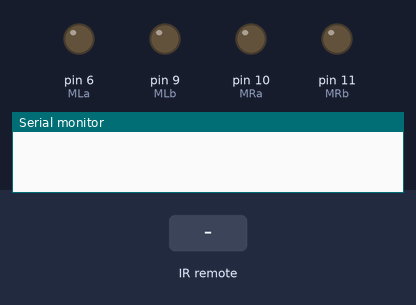
Bench run of a sketch on a simulated Arduino Uno, built with avr-gcc and run on an emulated ATmega328P. Shown: output pins drawn as LEDs (lit = HIGH), the last lines printed to the serial monitor. The inputs (shaded band) are chosen by the test bench.

Above: at 1.2 s.
1.3 s: infrared code 0xE718FF00 received
At 2.3 s:
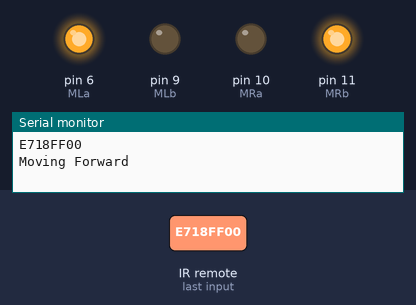
2.8 s: infrared code 0xAD52FF00 received
At 3.5 s:
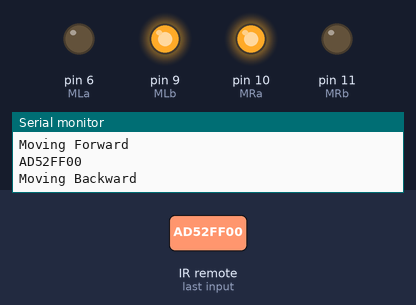
4.3 s: infrared code 0xA55AFF00 received
At 4.6 s:
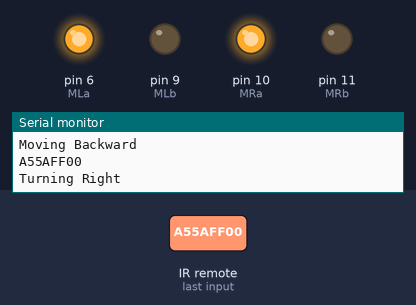
5.8 s: infrared code 0xF708FF00 received
At 7.0 s:
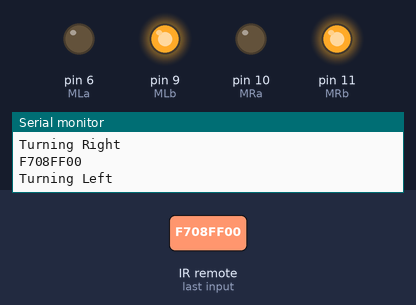
Timing chart, 0 to 8.3 s (numbered marks = the images above; inputs shaded):
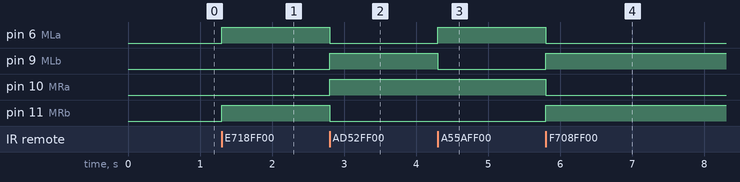

Measured:
- after the input at 1.3 s, pin 6 (MLa), pin 11 (MRb): LOW → HIGH at once
- after the input at 2.8 s, pin 6 (MLa), pin 11 (MRb): HIGH → LOW at once; pin 9 (MLb), pin 10 (MRa): LOW → HIGH at once
- after the input at 4.3 s, pin 6 (MLa): LOW → HIGH at once; pin 9 (MLb): HIGH → LOW at once
- after the input at 5.8 s, pin 6 (MLa), pin 10 (MRa): HIGH → LOW at once; pin 9 (MLb), pin 11 (MRb): LOW → HIGH at once

The sketch:

IR_remote_control.ino
```cpp
#include <IRremote.h>

int MLa = 6;  // Left motor 1st pin
int MLb = 9;  // Left motor 2nd pin
int MRa = 10; // Right motor 1st pin
int MRb = 11; // Right motor 2nd pin

int RECV_PIN = 4;  // IR receiver pin

void setup() {
  Serial.begin(9600);        // Start serial communication
  IrReceiver.begin(RECV_PIN); // Initialize IR receiver on pin 4
  pinMode(MLa, OUTPUT);      // Set motor pins as output
  pinMode(MLb, OUTPUT);
  pinMode(MRa, OUTPUT);
  pinMode(MRb, OUTPUT);
}

void loop() {
  if (IrReceiver.decode()) {   // Check if an IR signal is received
    unsigned long data = IrReceiver.decodedIRData.decodedRawData;  // Store the decoded data
    Serial.println(data, HEX); // Print the received hex value

    // Move forward when "2" is pressed
    if (data == 0xE718FF00) {
      digitalWrite(MLa, HIGH);
      digitalWrite(MLb, LOW);
      digitalWrite(MRa, LOW);
      digitalWrite(MRb, HIGH);
      Serial.println("Moving Forward");
    }

    // Move backward when "8" is pressed
    else if (data == 0xAD52FF00) {
      digitalWrite(MLa, LOW);
      digitalWrite(MLb, HIGH);
      digitalWrite(MRa, HIGH);
      digitalWrite(MRb, LOW);
      Serial.println("Moving Backward");
    }

    // Turn right for 500ms when "6" is pressed
    else if (data == 0xA55AFF00) {
      digitalWrite(MLa, HIGH);
      digitalWrite(MLb, LOW);
      digitalWrite(MRa, HIGH);
      digitalWrite(MRb, LOW);
      Serial.println("Turning Right");
      delay(500); // Turn for 500ms
    }

    // Turn left for 500ms when "4" is pressed
    else if (data == 0xF708FF00) {
      digitalWrite(MLa, LOW);
      digitalWrite(MLb, HIGH);
      digitalWrite(MRa, LOW);
      digitalWrite(MRb, HIGH);
      Serial.println("Turning Left");
      delay(500); // Turn for 500ms
    }

    // Stop the robot when "5" is pressed
    else if (data == 0xE31CFF00) {
      digitalWrite(MLa, LOW);
      digitalWrite(MLb, LOW);
      digitalWrite(MRa, LOW);
      digitalWrite(MRb, LOW);
      Serial.println("Stopped");
    }

    IrReceiver.resume(); // Ready to receive the next code
  }
}
```
